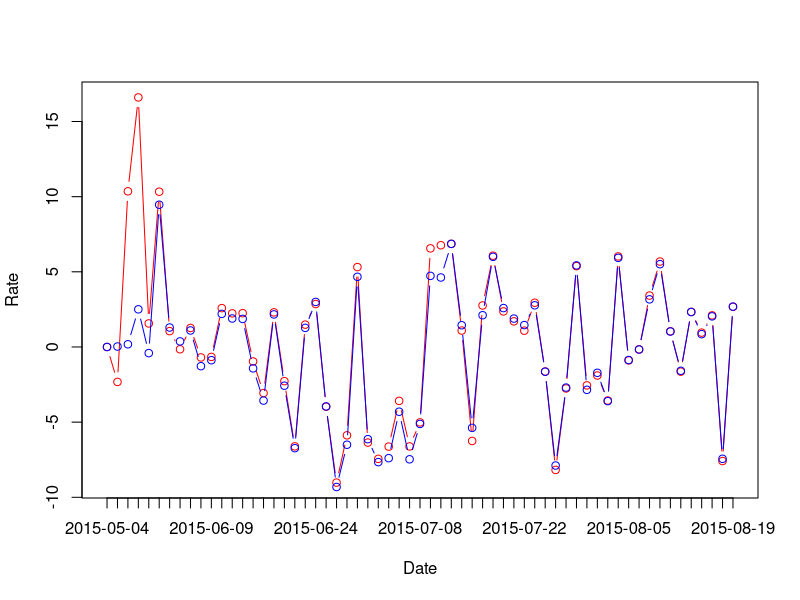
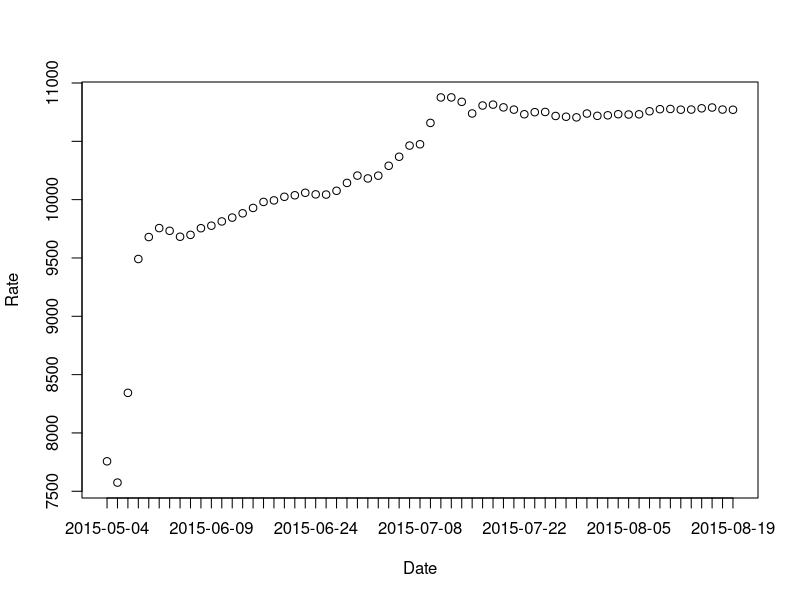
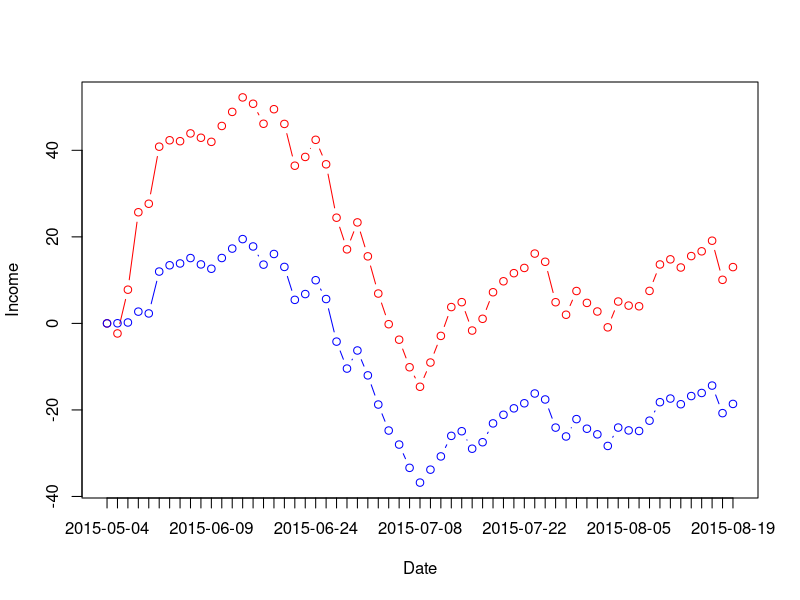

Here is the R script that generated these plots, in order:
tj100 <- read.table("tj100.csv", sep=',', header=TRUE, stringsAsFactors=FALSE)
tj100$Date <- as.Date(tj100$Date, "%Y-%m-%d")
tj100 <- tj100[order(tj100$Date),]
tj100 <- na.omit(tj100)

for (i in 2:length(tj100$Date)) tj100[i, "IndexRate"] <- (tj100[i, "Close"] / tj100[i - 1, "Close"] - 1) * 100
tj100[1, "IndexRate"] <- 0
for (i in 2:length(tj100$Date)) tj100[i, "FundRate"] <- (tj100[i, "Net"] / tj100[i - 1, "Net"] - 1) * 100
tj100[1, "FundRate"] <- 0

plot(tj100$IndexRate, type='b', col='red', xaxt='n', xlab='Date', ylab='Rate')
lines(tj100$FundRate, type='b', col='blue')
axis(1, 1:length(tj100$Date), labels=tj100$Date)

tj100$FixRate <- tj100$Close/tj100$Net
dev.new()
plot(tj100$FixRate, xaxt='n', xlab='Date', ylab='Rate')
axis(1, 1:length(tj100$Date), labels=tj100$Date)

start <- 1
tj100$IndexIncome <- (tj100$Close / tj100[start, 'Close'] - 1) * 100
tj100$FundIncome <- (tj100$Net /tj100[start, 'Net'] - 1) * 100
max4p <- max(tj100$IndexIncome, tj100$FundIncome)
min4p <- min(tj100$IndexIncome, tj100$FundIncome)
dev.new()
plot(tj100$IndexIncome, type='b', col='red', xaxt='n', xlab='Date', ylab='Income', ylim=c(min4p, max4p))
lines(tj100$FundIncome, type='b', col='blue')
axis(1, 1:length(tj100$Date), labels=tj100$Date)

startDate <- as.Date('2015-06-02', '%Y-%m-%d')
tmp_tj100 <- tj100[which(tj100$Date >= startDate),]
mean(abs(tmp_tj100$FundRate) - abs(tmp_tj100$IndexRate))
sd(abs(tmp_tj100$FundRate) - abs(tmp_tj100$IndexRate))